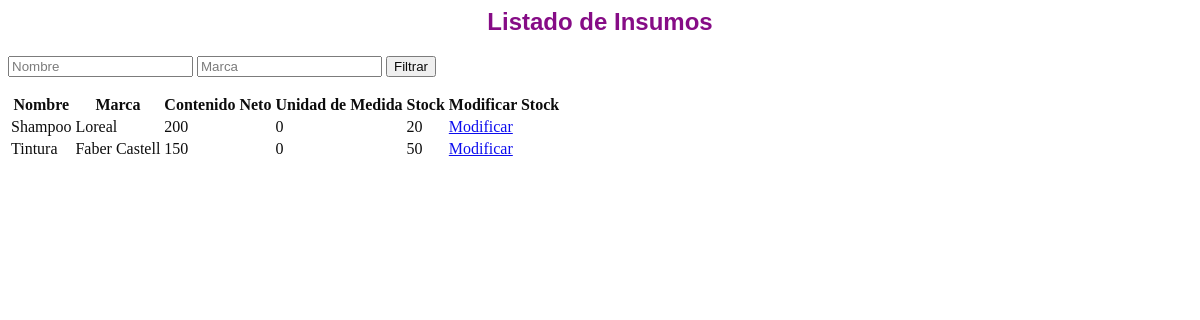
Before: /gestion/listaInsumos/ with the older database file.
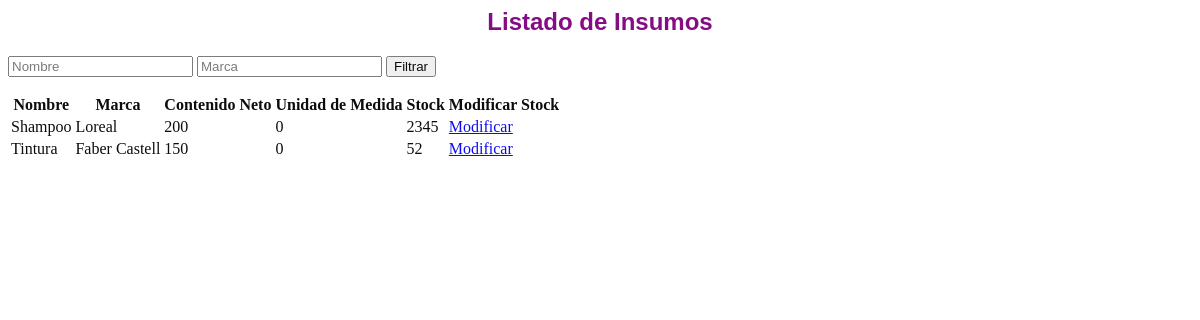
After: the same page with the newer database file.
### gestion/models.py (models this page shows, shortened)
class Insumo (models.Model):
    MINILITROS= 'Minilitros'
    LITROS= 'Litros'
    GRAMOS = 'Gramos'
    KILOS = 'Kilos'
    CC = 'Centimetros Cubicos'
    UNIDAD_DE_MEDIDA = [
        (MINILITROS, 'Minilitros'),
        (LITROS, 'Litros'),
        (GRAMOS, 'Gramos'),
        (KILOS, 'Kilos'),
        (CC, 'Centimetros Cubicos')
    ]
    FILTROS = {
        "nombre": ["nombre__icontains"],
        "marca": ["marca__icontains"]
    }
    nombre = models.CharField(max_length=100)
    marca = models.CharField(max_length=100)
    contenidoNeto = models.PositiveIntegerField(default="Centimetros Cubicos")
    unidadDeMedida = models.CharField(max_length=25, choices=UNIDAD_DE_MEDIDA, default=0)
    stock = models.IntegerField(default=0)

### gestion/views.py (the view)
def listaInsumos(request):
    mfiltros, ffilter = get_filtros(Insumo, request.GET)
    insumos = Insumo.objects.filter(*mfiltros)
    return render(request, 'insumo/listaInsumos.html', {'insumos': insumos, "f": ffilter})

### gestion/views.py (called while the page is built, shortened)
def get_filtros(modelo, datos):
    filtros = []
    valores = {}
    return (filtros, valores)

### gestion/templates/insumo/listaInsumos.html (shortened to what this page needs)
<div class="container background-white" style="opacity: 0.95;">
    <div class="row margin-vert-30">
        <div class="col-md-12">
            <h2><font color="Purple"><font face="arial"><center> Listado de Insumos </center></font></font></h2>
            <form method="get" action="">
                <input name="nombre" placeholder="Nombre" value="{{ f.nombre }}" class="filtro">
                <input name="marca" placeholder="Marca" value="{{ f.marca }}" class="filtro">
                <button class="btn btn-violet pull-right" type="submit">Filtrar</button>
            </form>
            <table class="table table-striped">
                <thread>
                    <tr>
                        <th>Nombre</th>
                        <th>Marca</th>
                        <th>Contenido Neto</th>
                        <th>Unidad de Medida</th>
                        <th>Stock</th>
                        <th>Modificar Stock</th>
                    </tr>
                </thread>
                <tbody>
                    {% for insumo in insumos %}
                    <tr>
                        <td>{{insumo.nombre}}</td>
                        <td>{{insumo.marca}}</td>
                        <td>{{insumo.contenidoNeto}}</td>
                        <td>{{insumo.unidadDeMedida}}</td>
                        <td>{{insumo.stock}}</td>
                        <td><a href="{% url 'modificarStockInsumo' insumo.id %}" button type="button" class="btn btn-warning">Modificar</button onclick="goto_link ('personas/duenio_modificarStockInsumo/1/2/')"></a></td>
                    </tr>
                    {% endfor %}
                </tbody>
            </table>
        </div>
    </div>
</div>

Changed rows visible on the page:
changed Insumo "Shampoo": stock "20" → "2345"
changed Insumo "Tintura": stock "50" → "52"
